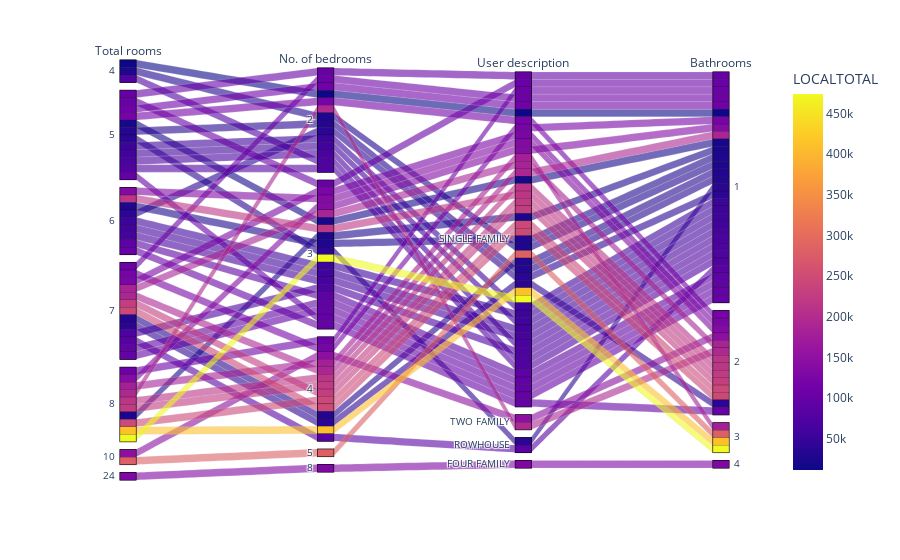

Notebook source saved alongside this figure:
### Markdown cell above
### Plot Data

### Code cell
# Plot data
plot1 = px.parallel_categories(df_new,
                               dimensions=["USEDESC", "TOTALROOMS", "BEDROOMS", "FULLBATHS"],
                               color="LOCALTOTAL",
                               labels={"USEDESC": "User description",
                                       "TOTALROOMS": "Total rooms",
                                       "BEDROOMS": "No. of bedrooms",
                                       "FULLBATHS": "Bathrooms"})
plot1

### Figure 1 — Plotly figure (JSON) as saved in the notebook; plotly's stock layout.template omitted (floating-point values rounded to 4 significant figures)
{"data": [{"dimensions": [{"categoryarray": ["SINGLE FAMILY", "TWO FAMILY", "ROWHOUSE", "FOUR FAMILY"], "categoryorder": "array", "displayindex": 2, "label": "User description", "ticktext": ["SINGLE FAMILY", "TWO FAMILY", "ROWHOUSE", "FOUR FAMILY"], "values": ["SINGLE FAMILY", "SINGLE FAMILY", "SINGLE FAMILY", "SINGLE FAMILY", "SINGLE FAMILY", "SINGLE FAMILY", "SINGLE FAMILY", "ROWHOUSE", "SINGLE FAMILY", "SINGLE FAMILY", "SINGLE FAMILY", "SINGLE FAMILY", "SINGLE FAMILY", "FOUR FAMILY", "SINGLE FAMILY", "SINGLE FAMILY", "SINGLE FAMILY", "SINGLE FAMILY", "SINGLE FAMILY", "SINGLE FAMILY", "SINGLE FAMILY", "SINGLE FAMILY", "SINGLE FAMILY", "SINGLE FAMILY", "SINGLE FAMILY", "SINGLE FAMILY", "SINGLE FAMILY", "SINGLE FAMILY", "SINGLE FAMILY", "SINGLE FAMILY", "SINGLE FAMILY", "SINGLE FAMILY", "SINGLE FAMILY", "SINGLE FAMILY", "SINGLE FAMILY", "SINGLE FAMILY", "SINGLE FAMILY", "SINGLE FAMILY", "SINGLE FAMILY", "TWO FAMILY", "SINGLE FAMILY", "SINGLE FAMILY", "SINGLE FAMILY", "TWO FAMILY", "SINGLE FAMILY", "ROWHOUSE", "SINGLE FAMILY", "SINGLE FAMILY", "SINGLE FAMILY", "SINGLE FAMILY"]}, {"categoryarray": [4, 5, 6, 7, 8, 10, 24], "categoryorder": "array", "displayindex": 0, "label": "Total rooms", "ticktext": [4, 5, 6, 7, 8, 10, 24], "values": [6, 5, 7, 7, 8, 4, 8, 5, 7, 7, 7, 6, 10, 24, 5, 6, 5, 6, 5, 8, 7, 6, 6, 5, 5, 4, 6, 8, 5, 8, 7, 7, 8, 5, 5, 8, 7, 4, 6, 8, 7, 6, 5, 10, 7, 7, 7, 8, 8, 5]}, {"categoryarray": [2, 3, 4, 5, 8], "categoryorder": "array", "displayindex": 1, "label": "No. of bedrooms", "ticktext": [2, 3, 4, 5, 8], "values": [3, 2, 4, 3, 3, 2, 4, 3, 4, 3, 4, 3, 5, 8, 2, 3, 2, 3, 3, 3, 3, 3, 2, 2, 2, 2, 3, 4, 2, 4, 2, 4, 3, 2, 2, 4, 3, 2, 3, 2, 3, 3, 3, 4, 4, 4, 4, 4, 4, 3]}, {"categoryarray": [1, 2, 3, 4], "categoryorder": "array", "displayindex": 3, "label": "Bathrooms", "ticktext": [1, 2, 3, 4], "values": [2, 1, 2, 2, 1, 1, 2, 1, 1, 1, 1, 2, 3, 4, 1, 2, 1, 1, 1, 1, 1, 1, 1, 1, 1, 1, 1, 3, 1, 3, 1, 1, 3, 1, 2, 1, 1, 1, 1, 2, 2, 1, 1, 2, 2, 1, 2, 2, 2, 1]}], "domain": {"x": [0, 1], "y": [0, 1]}, "line": {"color": [136100, 67000, 40000, 124600, 24100, 73100, 222600, 38000, 31500, 72000, 120300, 216100, 281600, 130000, 101600, 97900, 32900, 89900, 20000, 136500, 93500, 63800, 38800, 78000, 111800, 27700, 59500, 410000, 58100, 179800, 106500, 190000, 473800, 54200, 118200, 105600, 97100, 11400, 26400, 192500, 184800, 54400, 102400, 147400, 245000, 85000, 228600, 243900, 213800, 97700], "coloraxis": "coloraxis"}, "name": "", "type": "parcats"}], "layout": {"autosize": true, "coloraxis": {"colorbar": {"title": {"text": "LOCALTOTAL"}}, "colorscale": [[0, "#0d0887"], [0.1111, "#46039f"], [0.2222, "#7201a8"], [0.3333, "#9c179e"], [0.4444, "#bd3786"], [0.5556, "#d8576b"], [0.6667, "#ed7953"], [0.7778, "#fb9f3a"], [0.8889, "#fdca26"], [1, "#f0f921"]]}, "legend": {"tracegroupgap": 0}, "margin": {"t": 60}}}
